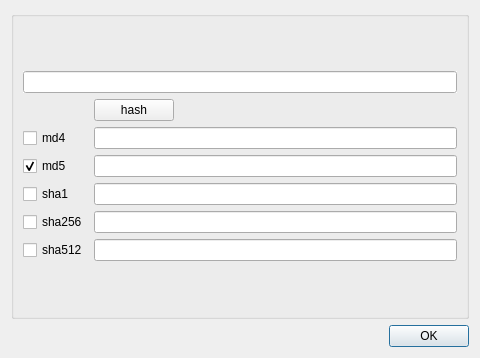
<?xml version="1.0" encoding="UTF-8"?>
<ui version="4.0">
 <class>ToolsWindow</class>
 <widget class="QDialog" name="ToolsWindow">
  <property name="windowModality">
   <enum>Qt::ApplicationModal</enum>
  </property>
  <property name="geometry">
   <rect>
    <x>0</x>
    <y>0</y>
    <width>480</width>
    <height>358</height>
   </rect>
  </property>
  <property name="minimumSize">
   <size>
    <width>420</width>
    <height>0</height>
   </size>
  </property>
  <property name="maximumSize">
   <size>
    <width>16777215</width>
    <height>358</height>
   </size>
  </property>
  <property name="windowTitle">
   <string>Tools</string>
  </property>
  <layout class="QGridLayout" name="gridLayout">
   <item row="0" column="0">
    <layout class="QVBoxLayout" name="verticalLayout">
     <item>
      <widget class="QGroupBox" name="groupBox">
       <property name="minimumSize">
        <size>
         <width>400</width>
         <height>300</height>
        </size>
       </property>
       <property name="title">
        <string/>
       </property>
       <layout class="QGridLayout" name="gridLayout_3">
        <item row="0" column="0">
         <layout class="QGridLayout" name="gridLayout_2" columnstretch="0,0,1">
          <item row="1" column="0">
           <spacer name="horizontalSpacer">
            <property name="orientation">
             <enum>Qt::Horizontal</enum>
            </property>
            <property name="sizeHint" stdset="0">
             <size>
              <width>40</width>
              <height>20</height>
             </size>
            </property>
           </spacer>
          </item>
          <item row="1" column="1">
           <widget class="QPushButton" name="pushButton_hash">
            <property name="maximumSize">
             <size>
              <width>100</width>
              <height>16777215</height>
             </size>
            </property>
            <property name="text">
             <string>hash</string>
            </property>
           </widget>
          </item>
          <item row="1" column="2">
           <spacer name="horizontalSpacer_2">
            <property name="orientation">
             <enum>Qt::Horizontal</enum>
            </property>
            <property name="sizeHint" stdset="0">
             <size>
              <width>40</width>
              <height>20</height>
             </size>
            </property>
           </spacer>
          </item>
          <item row="2" column="0">
           <widget class="QCheckBox" name="checkBox_md4">
            <property name="layoutDirection">
             <enum>Qt::LeftToRight</enum>
            </property>
            <property name="text">
             <string notr="true">md4</string>
            </property>
           </widget>
          </item>
          <item row="2" column="1" colspan="2">
           <widget class="QLineEdit" name="lineEdit_md4">
            <property name="readOnly">
             <bool>true</bool>
            </property>
           </widget>
          </item>
          <item row="3" column="0">
           <widget class="QCheckBox" name="checkBox_md5">
            <property name="layoutDirection">
             <enum>Qt::LeftToRight</enum>
            </property>
            <property name="text">
             <string notr="true">md5</string>
            </property>
            <property name="checked">
             <bool>true</bool>
            </property>
           </widget>
          </item>
          <item row="3" column="1" colspan="2">
           <widget class="QLineEdit" name="lineEdit_md5">
            <property name="readOnly">
             <bool>true</bool>
            </property>
           </widget>
          </item>
          <item row="4" column="0">
           <widget class="QCheckBox" name="checkBox_sha1">
            <property name="layoutDirection">
             <enum>Qt::LeftToRight</enum>
            </property>
            <property name="text">
             <string notr="true">sha1</string>
            </property>
           </widget>
          </item>
          <item row="4" column="1" colspan="2">
           <widget class="QLineEdit" name="lineEdit_sha1">
            <property name="readOnly">
             <bool>true</bool>
            </property>
           </widget>
          </item>
          <item row="5" column="0">
           <widget class="QCheckBox" name="checkBox_sha256">
            <property name="layoutDirection">
             <enum>Qt::LeftToRight</enum>
            </property>
            <property name="text">
             <string notr="true">sha256</string>
            </property>
           </widget>
          </item>
          <item row="5" column="1" colspan="2">
           <widget class="QLineEdit" name="lineEdit_sha256">
            <property name="readOnly">
             <bool>true</bool>
            </property>
           </widget>
          </item>
          <item row="6" column="0">
           <widget class="QCheckBox" name="checkBox_sha512">
            <property name="layoutDirection">
             <enum>Qt::LeftToRight</enum>
            </property>
            <property name="text">
             <string notr="true">sha512</string>
            </property>
           </widget>
          </item>
          <item row="6" column="1" colspan="2">
           <widget class="QLineEdit" name="lineEdit_sha512">
            <property name="readOnly">
             <bool>true</bool>
            </property>
           </widget>
          </item>
          <item row="0" column="0" colspan="3">
           <widget class="QLineEdit" name="lineEdit_src">
            <property name="autoFillBackground">
             <bool>true</bool>
            </property>
           </widget>
          </item>
         </layout>
        </item>
       </layout>
      </widget>
     </item>
     <item>
      <widget class="QDialogButtonBox" name="buttonBox">
       <property name="orientation">
        <enum>Qt::Horizontal</enum>
       </property>
       <property name="standardButtons">
        <set>QDialogButtonBox::Ok</set>
       </property>
      </widget>
     </item>
    </layout>
   </item>
  </layout>
 </widget>
 <resources/>
 <connections>
  <connection>
   <sender>buttonBox</sender>
   <signal>accepted()</signal>
   <receiver>ToolsWindow</receiver>
   <slot>accept()</slot>
   <hints>
    <hint type="sourcelabel">
     <x>248</x>
     <y>254</y>
    </hint>
    <hint type="destinationlabel">
     <x>157</x>
     <y>274</y>
    </hint>
   </hints>
  </connection>
 </connections>
</ui>
